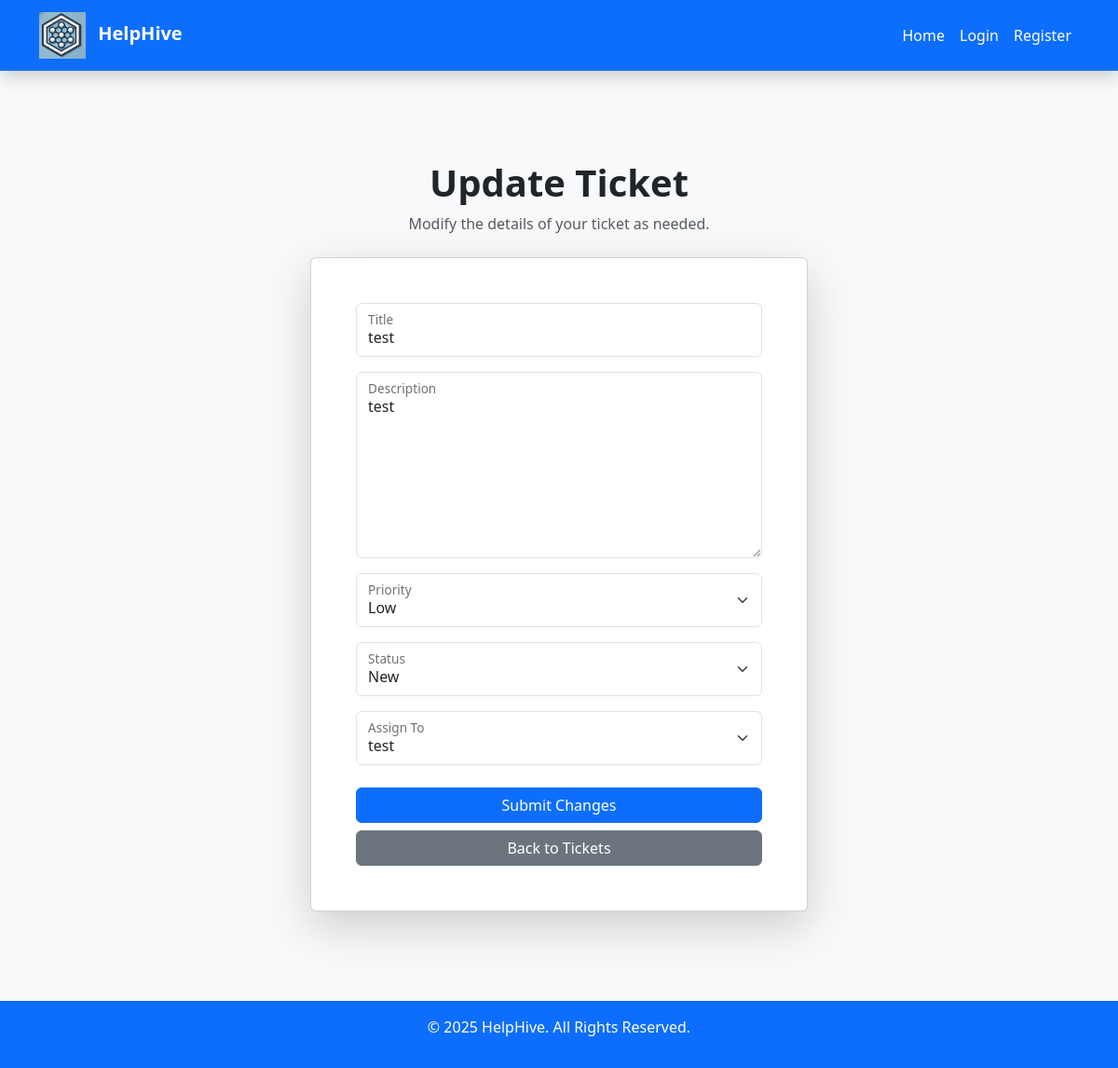
Screenshot of /update_ticket/44/ with the database file from the repository.
### tickets/models.py (models this page shows)
class Ticket(models.Model):
    user = models.ForeignKey(User, on_delete=models.CASCADE, blank=True, null=True, related_name='tickets_created')
    title = models.CharField(max_length=100)
    description = models.TextField(max_length=500)
    created_at = models.DateTimeField(auto_now_add=True)
    updated_at = models.DateTimeField(auto_now=True)
    status_types = (
        ('new', 'New'),
        ('in progress', 'In Progress'),
        ('resolved', 'Resolved'),
    )
    status = models.CharField(max_length=20, choices=status_types, default='new')
    priority_status = (
        ('low', 'Low'),
        ('medium', 'Medium'),
        ('high', 'High'),
    )
    priority = models.CharField(max_length=20, choices=priority_status, default='low')
    updated_by = models.ForeignKey(User, on_delete=models.CASCADE, blank=True, null=True, related_name='updated_by')
    assigned_to = models.ForeignKey(User, on_delete=models.CASCADE, blank=True, null=True, related_name='assigned_to')
    image = models.FileField(blank=True, null=True)

### tickets/views.py (the view, shortened to what this page needs)
# urls.py: path('update_ticket/<int:pk>/', views.UpdateTicketView.as_view(), name='update_ticket'),
class UpdateTicketView(UpdateView):
    model = Ticket
    template_name = 'update_ticket.html'
    form_class = TicketUpdateForm
    success_url = reverse_lazy('view_tickets')

### tickets/templates/update_ticket.html (shortened to what this page needs)
{% extends 'base.html' %}
{% block content %}
<div class="container py-5">
  <div class="text-center mb-4">
    <h1 class="fw-bold">Update Ticket</h1>
    <p class="text-muted">Modify the details of your ticket as needed.</p>
  </div>
  <div class="row justify-content-center">
    <div class="col-md-6">
      <div class="card shadow-lg">
        <div class="card-body p-5">
          <form method="POST">
            <div class="form-floating mb-3">
              {{ form.title }}
              <label for="id_title">Title</label>
            </div>
            <div class="form-floating mb-3">
              {{ form.description }}
              <label for="id_description">Description</label>
            </div>
            <div class="form-floating mb-3">
              {{ form.priority }}
              <label for="id_priority">Priority</label>
            </div>
            <div class="form-floating mb-3">
              {{ form.status }}
              <label for="id_status">Status</label>
            </div>
            <div class="form-floating mb-4">
              {{ form.assigned_to }}
              <label for="id_assigned_to">Assign To</label>
            </div>
            <button type="submit" class="btn btn-primary w-100 mb-2">Submit Changes</button>
            <a href="{% url 'view_tickets' %}" class="btn btn-secondary w-100">Back to Tickets</a>
          </form>
        </div>
      </div>
    </div>
  </div>
</div>
{% endblock %}

### tickets/templates/base.html (style rules this page uses)
body { display: flex; flex-direction: column; min-height: 100vh; margin: 0; background: #f8f9fa; }

### rows the page displays
Ticket: title "test", description "test", priority "Low", status "New", assigned_to "test"
